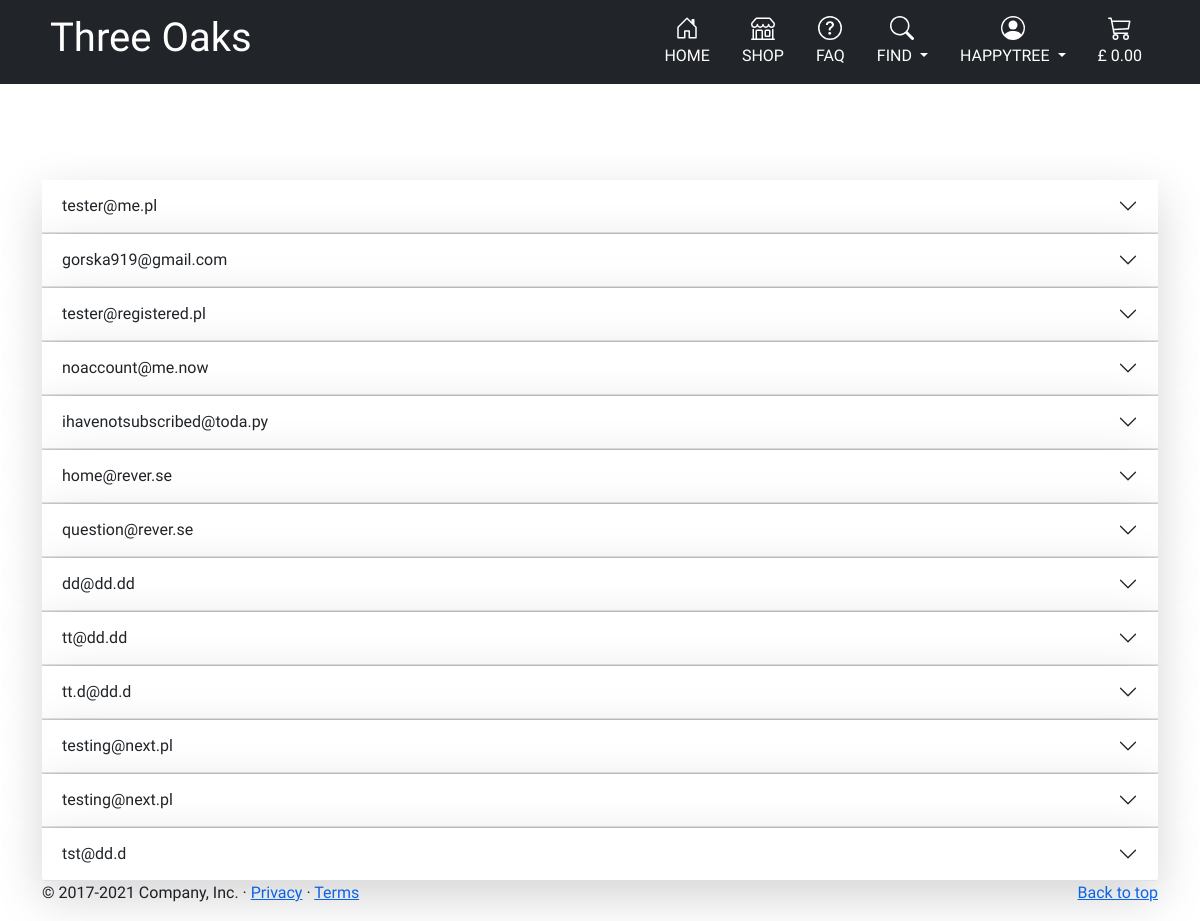
/newsletter/subscribers (signed in), run on an earlier commit of the app's database.
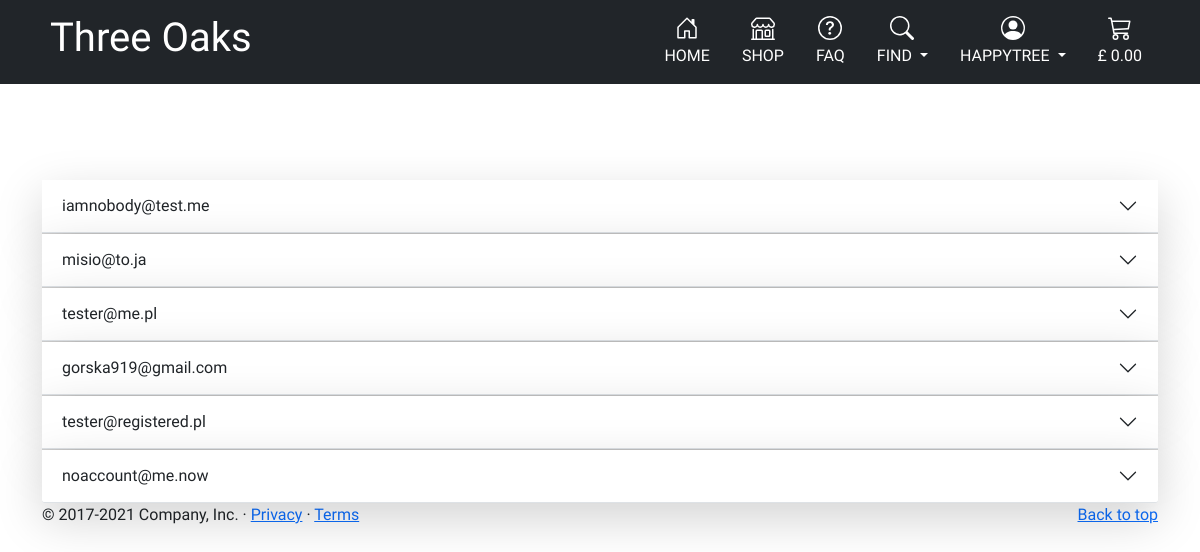
And on a later commit of the database.
### newsletter/models.py (models this page shows)
class Subscriber(models.Model):
    email = models.EmailField(max_length=254, blank=False, null=False)
    subscribed = models.BooleanField(default=False, blank=False, null=False)
    accepted_privacy_policy = models.BooleanField(default=False,
                                                  blank=False, null=False)
    registered_user = models.ForeignKey(
                User, on_delete=models.SET_NULL, blank=True, null=True,
                related_name='newsletter_subscriber')
    created_on = models.DateTimeField(auto_now=True, editable=False)
    updated_on = models.DateTimeField(auto_now=True, editable=False)

### newsletter/views.py (the view)
# urls.py: path('subscribers', views.subscribers, name='subscribers'),
@login_required
def subscribers(request):
    subscriber_list = Subscriber.objects.order_by('-created_on')
    context = {
        'subscriber_list': subscriber_list,
    }
    return render(request, 'newsletter/subscribers.html', context)

### trolley/contexts.py (called while the page is built, shortened)
def trolley_contents(request):
    trolley_items = []
    total = 0
    tree_count = 0
    trolley = request.session.get('trolley', {})
    if total < settings.FREE_DELIVERY_THRESHOLD:
        delivery = total * Decimal(settings.STANDARD_DELIVERY_PERCENTAGE / 100)
        free_delivery_delta = settings.FREE_DELIVERY_THRESHOLD - total
    else:
        delivery = 0
        free_delivery_delta = 0
    grand_total = delivery + total
    context = {
        'trolley_items': trolley_items,
        'total': total,
        'tree_count': tree_count,
        'delivery': delivery,
        'free_delivery_delta': free_delivery_delta,
        'free_delivery_threshold': settings.FREE_DELIVERY_THRESHOLD,
        'grand_total': grand_total,
    }
    return context

### newsletter/templates/newsletter/subscribers.html (shortened to what this page needs)
{% extends "base.html" %}
{% load static %}
{% block content %}
{% if user.is_superuser %}
<main class="mt-5 pt-5">
  <div class="container">
    <div class="accordion accordion-flush" id="list-of-subscribers">
      {% for subscriber in subscriber_list %}
      <div class="accordion-item">
        <h2 class="accordion-header" id="heading-{{ subscriber.id }}">
          <button class="accordion-button collapsed border-bottom border-muted shadow-lg"
                  type="button" data-bs-toggle="collapse" data-bs-target="#subscriber-id-{{ subscriber.id }}"
                  aria-expanded="true" aria-controls="subscriber-id-{{ subscriber.id }}">
            {{ subscriber.email }}
          </button>
        </h2>
      </div>
      {% empty %}
      <h4>You have no subscribers
      </h4>
      {% endfor %}
    </div>
  </div>
</main>
{% endif %}
{% endblock %}

What changed in the data, as far as the page shows it:
removed Subscriber: email "ihavenotsubscribed@toda.py"
removed Subscriber: email "home@rever.se"
removed Subscriber: email "question@rever.se"
removed Subscriber: email "dd@dd.dd"
removed Subscriber: email "tt@dd.dd"
removed Subscriber: email "tt.d@dd.d"
removed Subscriber: email "testing@next.pl"
removed Subscriber: email "testing@next.pl"
removed Subscriber: email "tst@dd.d"
added Subscriber: email "iamnobody@test.me"
added Subscriber: email "misio@to.ja"
